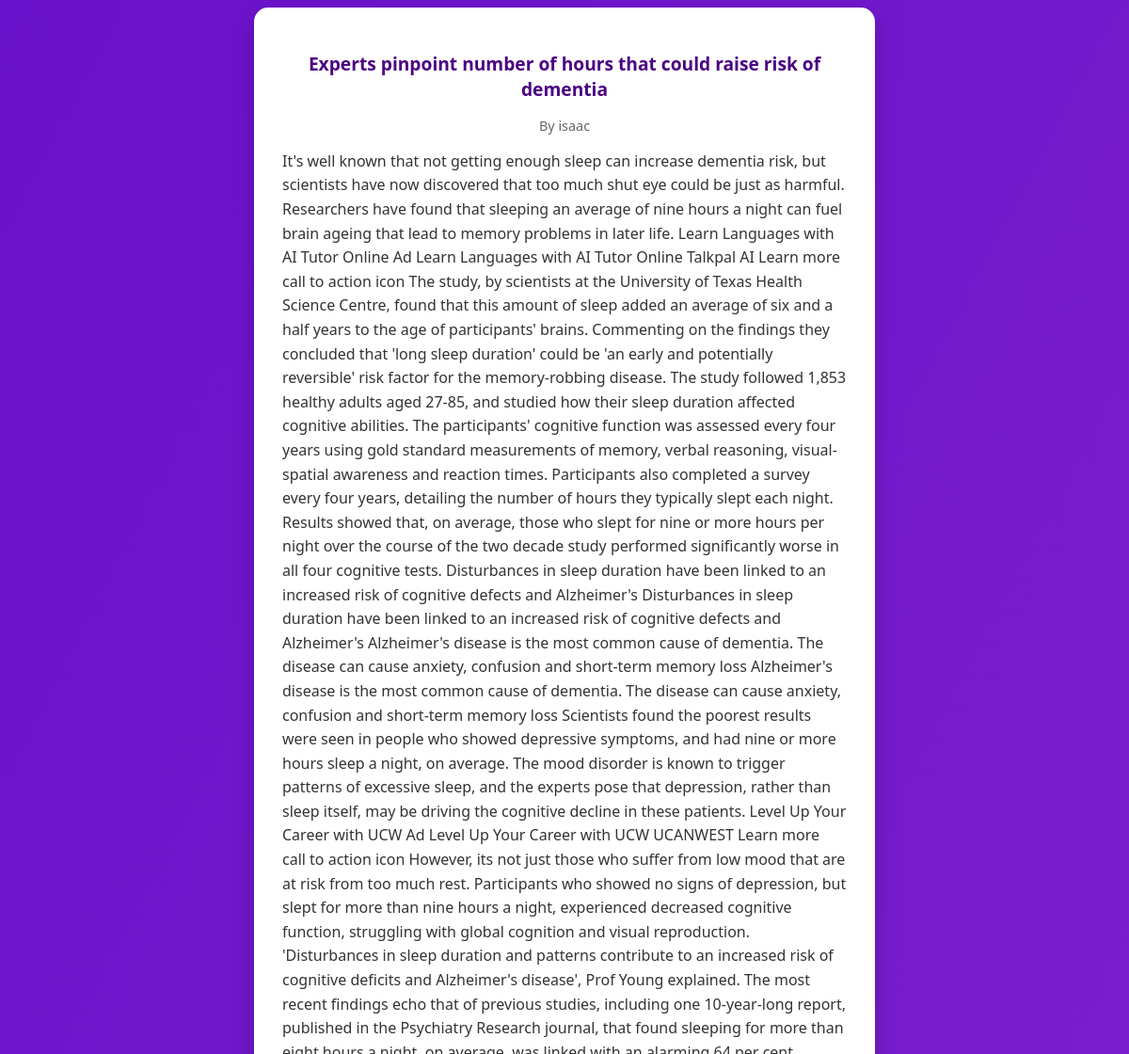
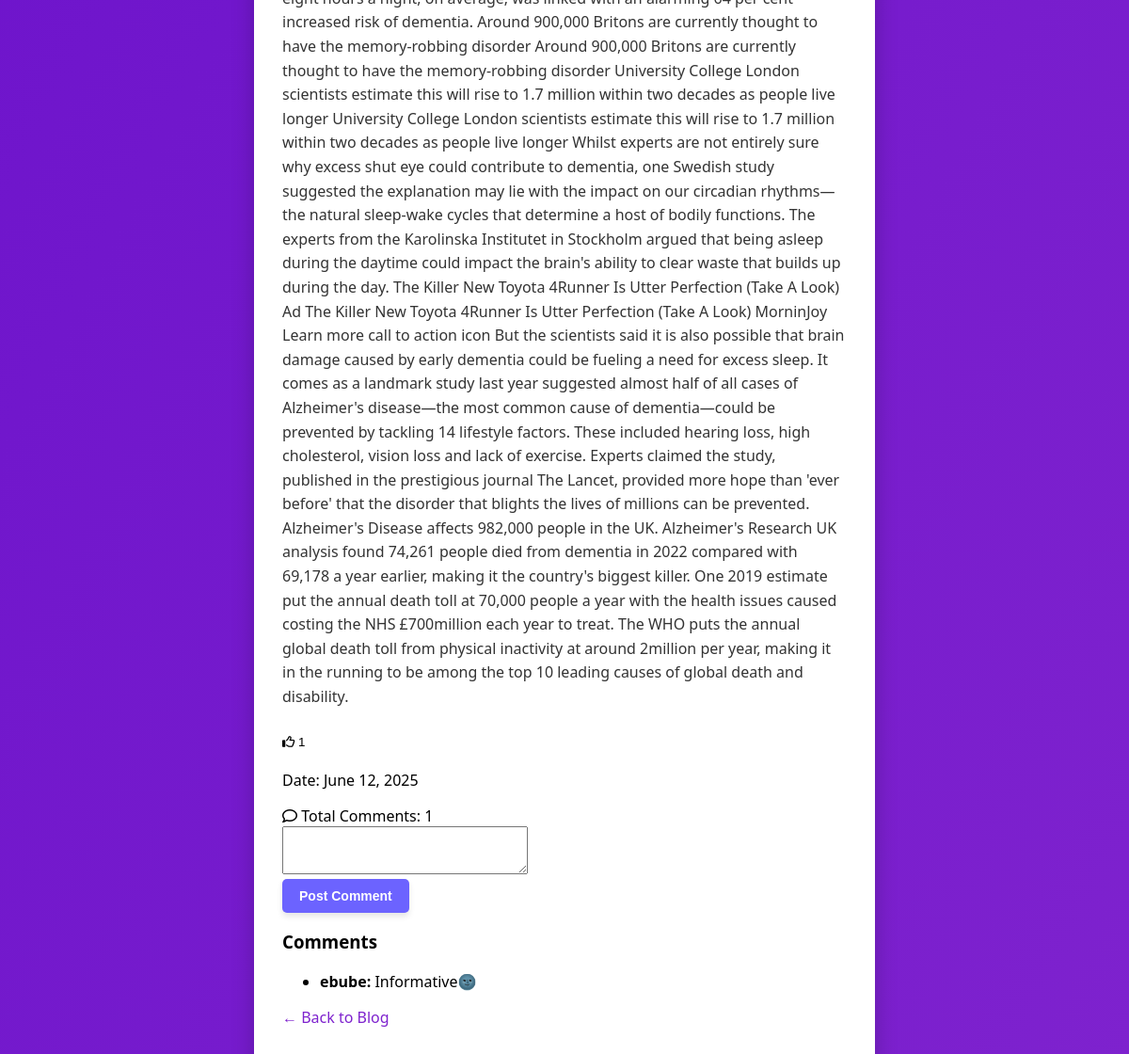
/read_more/2 (signed in), run on the app's committed database (2 pictures, top to bottom).
### main.py (models this page shows)
class Blog(db.Model):
    id = db.Column(db.Integer,primary_key = True)
    title = db.Column(db.String(500),nullable = False, unique = True)
    content= db.Column(db.String(5000),nullable= False, unique= True)
    blog = db.Relationship('User', back_populates='author')
    user_id = db.Column(db.Integer, db.ForeignKey('user.id'))
    date_posted = db.Column(db.DateTime, nullable=False, default=lambda: datetime.now(timezone.utc))
    likes = db.relationship('Like', backref='blog', lazy='dynamic')
    comments = db.relationship('Comment', backref='post', lazy=True,cascade="all, delete-orphan")

class User(db.Model,UserMixin):
   id= db.Column(db.Integer,primary_key= True)
   username = db.Column(db.String(80),nullable= False,unique = True)
   email = db.Column(db.String(80), nullable=False,unique =True )
   password = db.Column(db.String(80), nullable=False ,unique =True)
   author = db.Relationship('Blog', back_populates='blog')
   likes = db.relationship('Like', backref='user', lazy='dynamic')

class Comment(db.Model):
    id = db.Column(db.Integer, primary_key=True)
    content = db.Column(db.Text, nullable=False)
    date_posted = db.Column(db.DateTime, default=datetime.utcnow)
    user_id = db.Column(db.Integer, db.ForeignKey('user.id'), nullable=False)
    post_id = db.Column(db.Integer, db.ForeignKey('blog.id'), nullable=False)
    user = db.relationship('User', backref='comments')

### main.py (the view)
@app.route('/read_more/<post_id>')
@login_required
def read_more(post_id):
    requested_post = db.session.execute(Select(Blog).where(Blog.id == post_id)).scalar()
    form = CommentForm()
    return render_template('read_more.html', post=requested_post,current_user= current_user, form= form)

### main.py
class CommentForm(FlaskForm):
    content = TextAreaField('', validators=[DataRequired()])
    submit = SubmitField('Post Comment',render_kw={'class': 'comment-btn'})

### main.py (called while the page is built)
@login_manager.user_loader
def load_user(user_id):
    return  User.query.get(int(user_id))

### Templates/read_more.html (shortened to what this page needs)
<!DOCTYPE html>
<html lang="en">
<head>
    <link rel="stylesheet" href="{{ url_for('static', filename='read_more.css') }}">
    <link rel="stylesheet" href="https://cdnjs.cloudflare.com/ajax/libs/font-awesome/6.4.0/css/all.min.css">
</head>
<body>
    <div class="container">
        <h2>{{ post.title }}</h2>
        <p class="author">By {{ post.blog.username }} </p>
        <p class="content">{{ post.content }}</p>
        <div class="icons">
           <form action="{{ url_for('like_post', post_id=post.id) }}" method="POST" style="display:inline;">
               <button type="submit" style="background:none; border:none; padding:0; cursor:pointer;">
                   <span><i class="fa-regular fa-thumbs-up"></i>
                    {{ post.likes.count() }} </span>
               </button>
           </form>
   </div>
        <p> Date: {{ post.date_posted.strftime('%B %d, %Y') }}</p>
        <form action="{{ url_for('comment_post', post_id=post.id) }}" method="POST">
            <span><i class="fa-regular fa-comment"></i></span>
          Total Comments: {{ post.comments|length }}
            {{ form.content.label }}<br>
          {{ form.content(cols=30, rows=3) }}<br>
           {{ form.submit() }}
       </form>
        <h3>Comments</h3>
<ul>
    {% for comment in post.comments %}
    <li><strong>{{ comment.user.username }}:</strong> {{ comment.content }}</li>
    {% else %}
    <li>No comments yet.</li>
    {% endfor %}
</ul>
  <p class="form-footer"><a href="{{url_for('blog')}}" class="back-link">← Back to Blog</a></p>
    </div>
</body>
</html>

### static/read_more.css (style rules this page uses)
body { background: linear-gradient(to bottom right, #6a11cb, #7e22ce); font-family: 'Segoe UI', Tahoma, Geneva, Verdana, sans-serif; min-height: 100vh; display: flex; justify-content: center; align-items: center; }
.container { background-color: #fff; padding: 30px; border-radius: 15px; box-shadow: 0 10px 25px rgba(0, 0, 0, 0.2); width: 90%; max-width: 600px; }
.container .content { font-size: 1rem; word-break: break-word; }
.container h2 { font-size: 1.2rem; word-break: break-word; }
h2 { text-align: center; color: #4b0082; }
.author { font-size: 0.9rem; color: #666; margin-bottom: 15px; text-align: center; }
.content { font-size: 1rem; color: #333; margin-bottom: 20px; line-height: 1.6; }
.icons { display: flex; justify-content: flex-start; gap: 15px; color: #4b0082; margin-bottom: 20px; font-size: 18px; cursor: pointer; }
.comment-btn { background-color: #6c63ff; color: white; padding: 10px 18px; border: none; border-radius: 5px; font-size: 14px; font-weight: bold; box-shadow: 0 4px 6px rgba(0,0,0,0.1); cursor: pointer; transition: background-color 0.3s ease; }
.form-footer { margin-top: 1rem; }
.back-link { color: #7e22ce; text-decoration: none; font-weight: 500; }

### data on the page
Blog: title "Experts pinpoint number of hours that could raise risk of dementia", content "It's well known that not getting enough sleep can increase dementia risk, but scientists have now discovered that too much shut eye could be just as harmful. Researchers have found that sleeping an average of nine hours a night can fuel brain ageing that lead to memory problems in later life. Learn Languages with AI Tutor Online Ad Learn Languages with AI Tutor Online Talkpal AI Learn more call to action icon The study, by scientists at the University of Texas Health Science Centre, found that this amount of sleep added an average of six and a half years to the age of participants' brains. Commenting on the findings they concluded that 'long sleep duration' could be 'an early and…", date_posted "June 12, 2025"
User: blog.username "isaac"
Comment: user.username "ebube", content "Informative🌚"

### other printed values
{{ post.likes.count() }} "1"
{{ post.comments|length }} "1"
